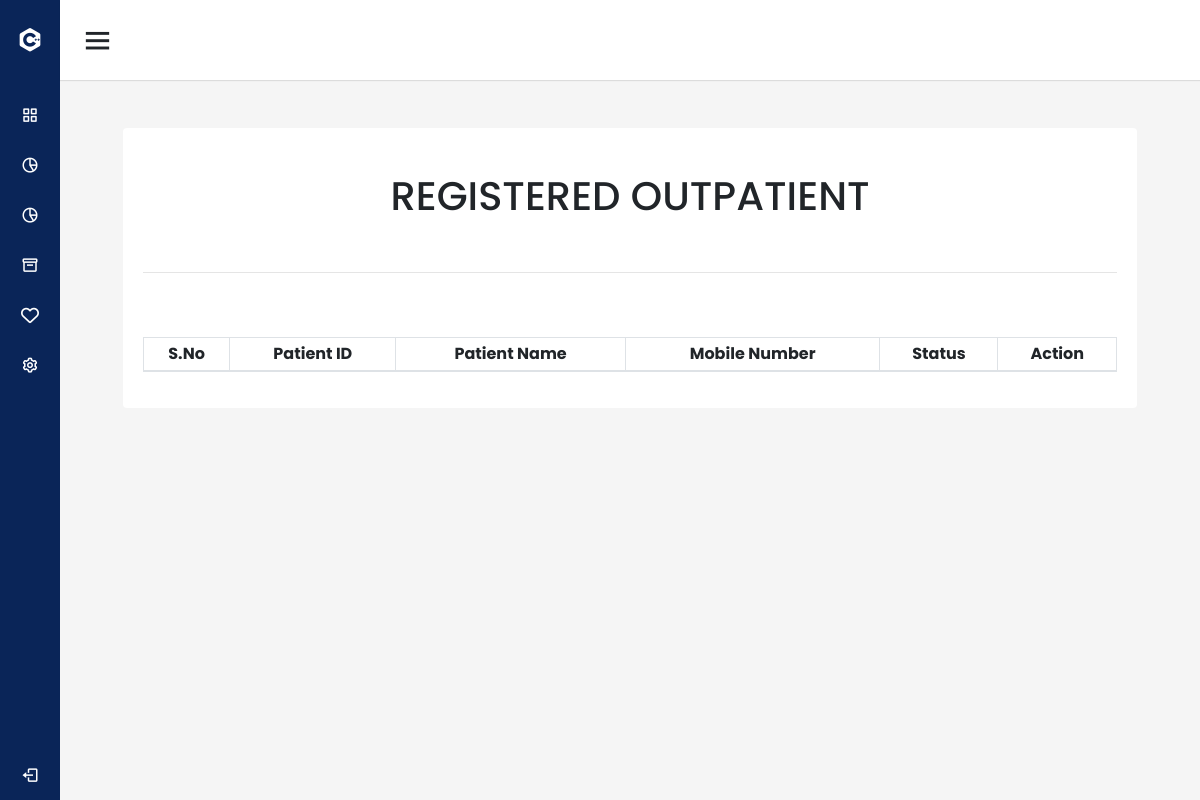
Before: /doctor_view/ (signed in) with the older database file.
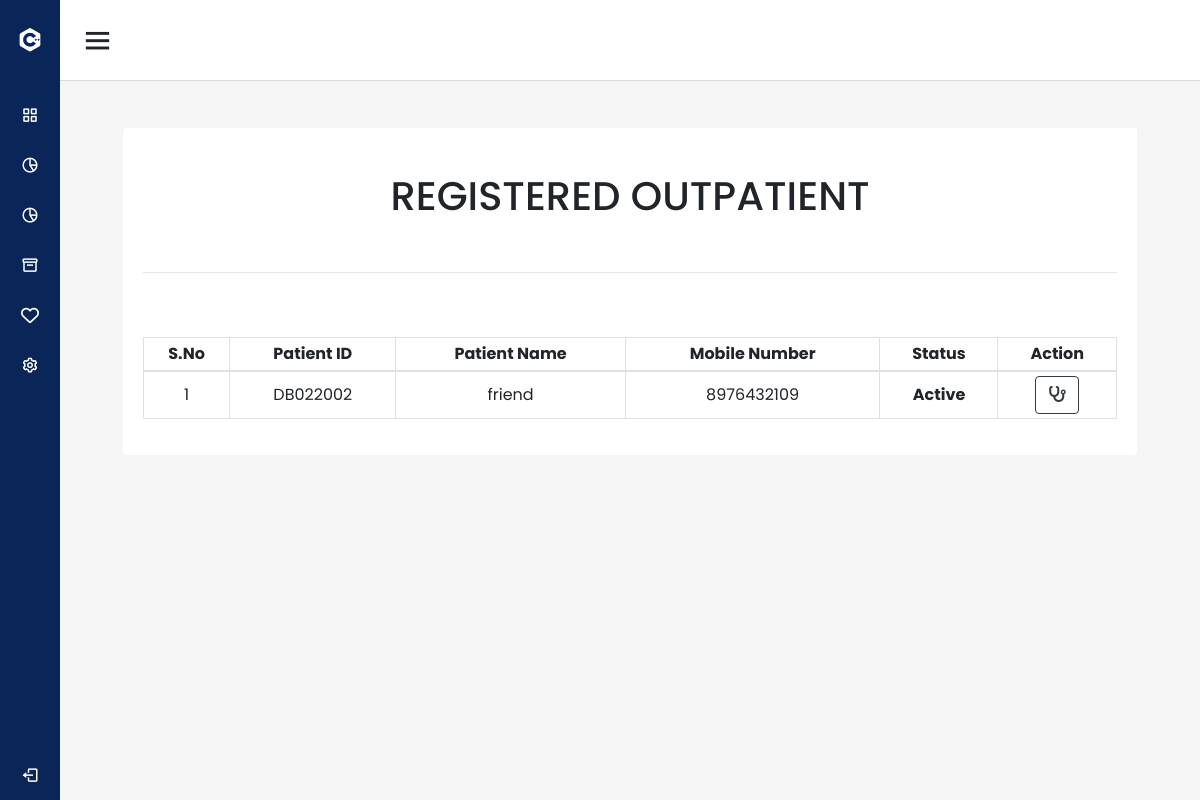
After: the same page with the newer database file.
### management/models.py (models this page shows, shortened)
class TodayPatients(models.Model):
    patient=models.ForeignKey(PatientDetails,on_delete=models.CASCADE)
    created_at=models.DateTimeField(auto_now_add=True)
    updated_at = models.DateTimeField(auto_now=True)
    is_active=   models.BooleanField('Is active', default=False)
    is_vital=   models.BooleanField(default=False)
    is_consulted=   models.BooleanField(default=False)
    vitals=models.ForeignKey(GeneralVitals_new,on_delete=models.CASCADE,null=True,blank=True)

class PatientDetails(models.Model):
    patient_id= models.CharField(max_length=30)
    patient_name= models.CharField(max_length=30)
    fathers_name= models.CharField(max_length=30)
    age= models.CharField(max_length=30)
    date_of_birth= models.DateField()
    gender= models.CharField(max_length=30)
    blood_group=models.CharField(max_length=30,null=True,blank=True)
    address= models.TextField(max_length=30)
    phone_number = models.IntegerField(null=True,blank=True,error_messages={'phone_number':'Enter a valid phone number'})

### management/views.py (the view)
# urls.py: path('doctor_view/',views.doctor_view, name='doctor_view'),
@login_required(login_url='login_view')
def doctor_view(request,id=None):
    if id :
         messages.success(request, 'consulting Details created successfully')
    user=request.user
    if user.is_admin:
        x=  [TodayPatients.objects.get(id=i.id) for i in TodayPatients.objects.filter(created_at__contains=datetime.today().date(),is_active=True) ]
        x.reverse()
        return render(request,"management/doctor_view.html",{'x':x,'user':user})
    else:
        messages.success(request,"Not admin")
        return redirect('login_view')

### management/templates/management/doctor_view.html (shortened to what the changed rows need)
{% extends "management/navbar.html" %}
{% load static %}
{% block content %}
<section id="out_patient">
    <div class="container-fluid">
        <div class="card mt-4 mx-5">
            <div class="card-body">
                <h1 class="card-title text-center mt-4">REGISTERED OUTPATIENT</h1><br>
                <hr><br><br>
                <table id="example" class="table table-bordered text-center" style="width:100%">
                    <thead>
                        <tr>
                            <th class="text-center">S.No</th>
                            <th class="text-center">Patient&nbsp;ID</th>
                            <th class="text-center">Patient&nbsp;Name</th>
                            <th class="text-center">Mobile&nbsp;Number</th>
                            <th class="text-center">Status</th>
                            <th class="text-center">Action</th>
                        </tr>
                    </thead>
                    <tbody>
                        {% for i in x %}
                        {% if i.is_consulted %}
                        <tr style="background-color: rgba(141, 141, 141, 0.678);">
                            <td>{{forloop.counter}}</td>
                            <td>{{i.patient.patient_id}}</td>
                            <td>{{i.patient.patient_name}}</td>
                            <td>{{i.patient.phone_number}}</td>
                            <td>{% if i.is_consulted %}
                                <strong>Consulted</strong>
                                {% else %}
                                <strong>Active</strong>
                                {% endif %}
                            </td>
                            <td> {% if user.is_user %}
                                {% if i.is_active %}
                                <a href="{% url 'disable_view' i.id %}"><button type="submit"
                                        class="btn btn-outline-dark"><i
                                            class="fa-solid fa-play"></i></button></a>&nbsp;&nbsp;
                                {% else %}
                                <a href="{% url 'enable_view' i.id %}"> <button type="submit"
                                        class="btn btn-outline-dark"> <i class="fa-solid fa-pause"> </i></button>
                                </a>&nbsp;&nbsp;
                                {% endif %}
                                <button type="button" class="btn btn-outline-dark" onclick="view('{{i.id}}')"
                                    data-toggle="modal" data-target="#exampleModal">
                                    <i object_id="{{i.id}}" id="general_vitals{{i.id}}"
                                        class="fa-solid fa-temperature-three-quarters"></i>
                                        {% endif %}
                                     {% if user.is_admin %}
                                     {% if i.is_consulted %}
                                     {% else %}
                                     <a href="{% url 'doctor_vie' i.id %}"><button type="button"
                                         class="btn btn-outline-dark"><i class="fa-solid fa-stethoscope"></i></button></a>
                                     {% endif %}
                                    {% endif %}
                            </td>
                        </tr>
                        {% else %}
                        <tr >
                            <td>{{forloop.counter}}</td>
                            <td>{{i.patient.patient_id}}</td>
                            <td>{{i.patient.patient_name}}</td>
                            <td>{{i.patient.phone_number}}</td>
                            <td>{% if i.is_consulted %}
                                <strong>Consulted</strong>
                                {% else %}
                                <strong>Active</strong>
                                {% endif %}
                            </td>
                            <td>
                                {% if user.is_admin %}
                                {% if i.is_consulted %}
                                {% else %}
                                <a href="{% url 'doctor_vie' i.id %}"><button type="button"
                                    class="btn btn-outline-dark"><i class="fa-solid fa-stethoscope"></i></button></a>
                                {% endif %}
                                {% endif %}
                            </td>
                        </tr>
                        {% endif %}
                        {% endfor %}
                    </tbody>
                </table>
            </div>
        </div>
    </div>
</section>
{% endblock %}

Changed rows visible on the page:
added TodayPatients: patient.patient_id "DB022002", patient.patient_name "friend", patient.phone_number "8976432109", is_consulted "Active"
